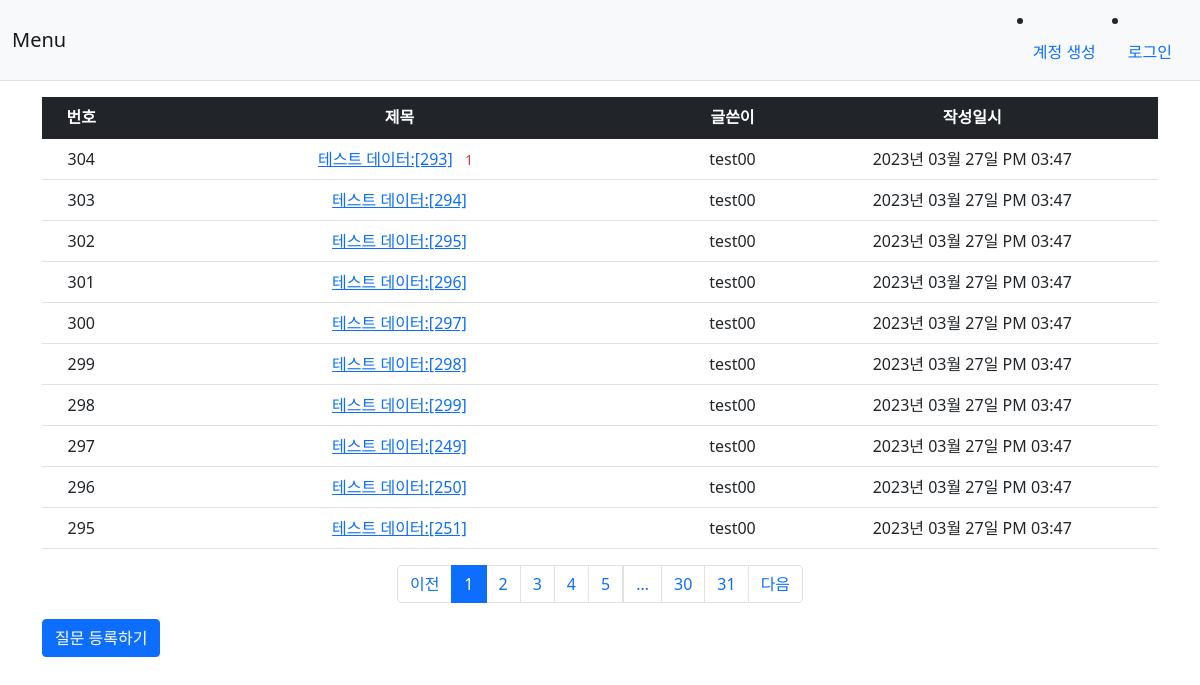
Page /question/list/ on the committed database.
### app/models.py (models this page shows)
class Question(db.Model):
    id = db.Column(db.Integer, primary_key = True)
    subject = db.Column(db.String(200), nullable=False)
    content = db.Column(db.Text(), nullable=False)
    modify_date = db.Column(db.DateTime(), nullable=True)
    create_date = db.Column(db.DateTime(), nullable=False)
    user_id = db.Column(db.Integer, db.ForeignKey('user.id', ondelete='CASCADE'), nullable=False)
    user = db.relationship('User', backref=db.backref('question_set'))

class User(db.Model):
    id = db.Column(db.Integer, primary_key = True)
    username = db.Column(db.String(150), unique=True, nullable=False)
    password = db.Column(db.String(200), nullable=False)
    email = db.Column(db.String(120), unique=True, nullable=False)

### app/views/question_view.py (the view)
@bp.route('/list/')
def _list():
  page = request.args.get('page', type=int, default=1)
  question_list = Question.query.order_by(Question.create_date.desc())
  question_list = question_list.paginate(page=page, per_page=10)
  return render_template('question/question_list.html',question_list=question_list)

### app/filter.py (called while the page is built)
def format_date(value, fmt='%Y년 %m월 %d일 %p %I:%M'):
    return value.strftime(fmt)

### app/views/auth_view.py (called while the page is built)
@bp.before_app_request
def load_logged_in_user():
    user_id = session.get('user_id')
    if user_id is None:
        g.user = None
    else :
        g.user = User.query.get(user_id)

### app/templates/question/question_list.html
{% extends 'base.html' %}
{% block content %}
<div class="container my-3">
  <table class="table">
    <thead>
      <tr class="table-dark text-center">
        <th>번호</th>
        <th style="width:50%">제목</th>
        <th>글쓴이</th>
        <th>작성일시</th>
      </tr>
    </thead>
    <tbody>
      {% if question_list %}
      {% for question in question_list.items %}
      <tr class="text-center">
        <td>{{ question_list.total - ((question_list.page-1) * question_list.per_page) - loop.index0 }}</td>
        <td class="text-center">
          <a href="{{ url_for('question.detail', question_id=question.id) }}">{{ question.subject }}</a>
          {% if question.answer_set|length > 0 %}
          <span class="text-danger small mx-2">{{ question.answer_set|length }}</span>
          {% endif %}
        </td>
        <td>{{ question.user.username }}</td>
        <td>{{ question.create_date|datetime }}</td>
      </tr>
      {% endfor %}
      {% else %}
      <tr>
        <td colspan="3">질문이 없습니다.</td>
      </tr>
      {% endif %}
    </tbody>
  </table>
  <ul class="pagination justify-content-center">
    {% if question_list.has_prev %}
    <li class="page-item">
      <a class="page-link" href="?page={{ question_list.prev_num }}">이전</a>
    </li>
    {% else %}
    <li class="page-item disable">
      <a class="page-link" tabindex="-1" aria-disabled="true" href="javascript:void(0)">이전</a>
    </li>
    {% endif %}
    {% for page_num in question_list.iter_pages() %}
    {% if page_num %}
      {% if page_num != question_list.page %}
      <li class="page-item">
        <a class="page-link" href="?page={{ page_num }}">{{ page_num }}</a>
      </li>
      {% else %}
      <li class="page-item active" aria-current="page">
        <a class="page-link" href="javascript:void(0)">{{ page_num }}</a>
      </li>
      {% endif %}
    {% else %}
    <li class="disable">
      <a class="page-link" href="javascript:void(0)">...</a>
    </li>
    {% endif %}
    {% endfor %}
    {% if question_list.has_next %}
    <li class="page-item">
      <a class="page-link" href="?page={{ question_list.next_num }}">다음</a>
    </li>
    {% else %}
    <li class="page-item disable">
      <a class="page-link" tabindex="-1" aria-disabled="true" href="javascript:void(0)">다음</a>
    </li>
    {% endif %}
  </ul>
  <a href="{{ url_for('question.create') }}" class="btn btn-primary">질문 등록하기</a>
</div>
{% endblock %}

### app/templates/base.html (shortened to what this page needs)
<!DOCTYPE html>
<html lang="ko">
<head>
  <link rel="stylesheet" href="{{ url_for('static', filename='bootstrap.min.css') }}">
  <link rel="stylesheet" href="{{ url_for('static', filename='style.css') }}">
</head>
<body>
  {% include "navbar.html" %}
  {% block content %}
  {% endblock %}
</body>
</html>

### app/templates/navbar.html (shortened to what this page needs)
<nav class="navbar navbar-expand-lg navbar-light bg-light border-bottom">
  <div class="container-fluid">
    <a class="navbar-brand" href="{{ url_for('main.home') }}">Menu</a>
    <div class="collapse navbar-collapse" id="navbarSupportedContent">
        {% if g.user %}
        <ul class="navbar-nav">
          <li class="nav-item">
            <a class="nav-link" href="{{ url_for('auth.logout') }}">{{ g.user.username }} (로그아웃)</a>
          </li>
        </ul>
        {% else %}
          <li class="nav-item">
            <a class="nav-link" href="{{ url_for('auth.signup') }}">계정 생성</a>
          </li>
          <li class="nav-item">
            <a class="nav-link" href="{{ url_for('auth.login') }}">로그인</a>
          </li>
      {% endif %}
    </div>
  </div>
</nav>

### rows in the picture
Question: total "304", subject "테스트 데이터:[293]", answer_set|length "1", user.username "test00", create_date "2023년 03월 27일 PM 03:47"
Question: total "303", subject "테스트 데이터:[294]", user.username "test00", create_date "2023년 03월 27일 PM 03:47"
Question: total "302", subject "테스트 데이터:[295]", user.username "test00", create_date "2023년 03월 27일 PM 03:47"
Question: id "301", subject "테스트 데이터:[296]", user.username "test00", create_date "2023년 03월 27일 PM 03:47"
Question: total "300", subject "테스트 데이터:[297]", user.username "test00", create_date "2023년 03월 27일 PM 03:47"
Question: total "299", subject "테스트 데이터:[298]", user.username "test00", create_date "2023년 03월 27일 PM 03:47"
Question: total "298", subject "테스트 데이터:[299]", user.username "test00", create_date "2023년 03월 27일 PM 03:47"
Question: total "297", subject "테스트 데이터:[249]", user.username "test00", create_date "2023년 03월 27일 PM 03:47"
Question: total "296", subject "테스트 데이터:[250]", user.username "test00", create_date "2023년 03월 27일 PM 03:47"
Question: total "295", subject "테스트 데이터:[251]", user.username "test00", create_date "2023년 03월 27일 PM 03:47"

### other values in the picture
{{ page_num }} "1"
{{ page_num }} "2" "3" "4" "5" "30" "31"
